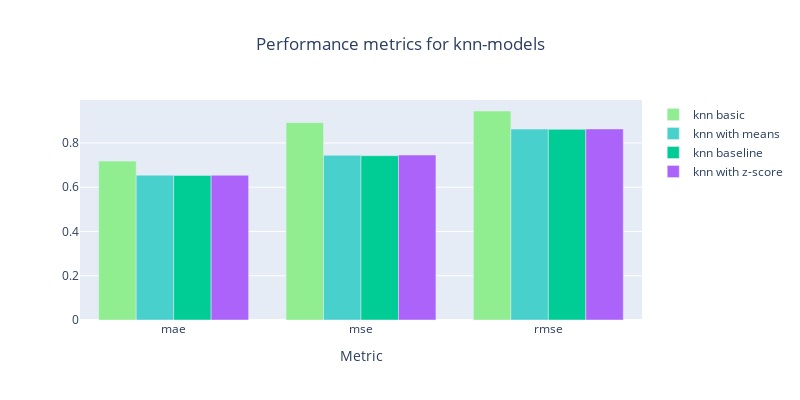

The code cell stored with this chart in its notebook:
### Markdown cell above
#### with plotly

### Code cell
metrics_knnb = [mae_knnb, mse_knnb, rmse_knnb]
metrics_knnm = [mae_knnm, mse_knnm, rmse_knnm]
metrics_knnbl = [mae_knnbl, mse_knnbl, rmse_knnbl]
metrics_knnz = [mae_knnz, mse_knnz, rmse_knnz]

fig = go.Figure()

fig.add_trace(go.Bar(x = ['mae', 'mse', 'rmse'], y = metrics_knnb, name = 'knn basic', marker_color = 'lightgreen', orientation='v'))
fig.add_trace(go.Bar(x = ['mae', 'mse', 'rmse'], y = metrics_knnm, name = 'knn with means', marker_color = 'mediumturquoise', orientation='v')) 
fig.add_trace(go.Bar(x = ['mae', 'mse', 'rmse'], y = metrics_knnbl, name = 'knn baseline', orientation='v')) 
fig.add_trace(go.Bar(x = ['mae', 'mse', 'rmse'], y = metrics_knnz, name = 'knn with z-score', orientation='v')) 

fig.update_layout(title = 'Performance metrics for knn-models', title_x = 0.5, xaxis_title = 'Metric') # Title and axis titles
fig.update_layout(autosize=False, width=800, height=400) # Figure size
#fig.update_yaxes(range = [0.6,1])
fig.show()

### Figure 1 — Plotly figure (JSON) as saved in the notebook; plotly's stock layout.template omitted (floating-point values rounded to 4 significant figures)
{"data": [{"marker": {"color": "lightgreen"}, "name": "knn basic", "orientation": "v", "type": "bar", "x": ["mae", "mse", "rmse"], "y": [0.7179, 0.8918, 0.9443]}, {"marker": {"color": "mediumturquoise"}, "name": "knn with means", "orientation": "v", "type": "bar", "x": ["mae", "mse", "rmse"], "y": [0.6546, 0.7441, 0.8626]}, {"name": "knn baseline", "orientation": "v", "type": "bar", "x": ["mae", "mse", "rmse"], "y": [0.6535, 0.7424, 0.8616]}, {"name": "knn with z-score", "orientation": "v", "type": "bar", "x": ["mae", "mse", "rmse"], "y": [0.654, 0.7453, 0.8633]}], "layout": {"autosize": false, "height": 400, "title": {"text": "Performance metrics for knn-models", "x": 0.5}, "width": 800, "xaxis": {"title": {"text": "Metric"}}}}
